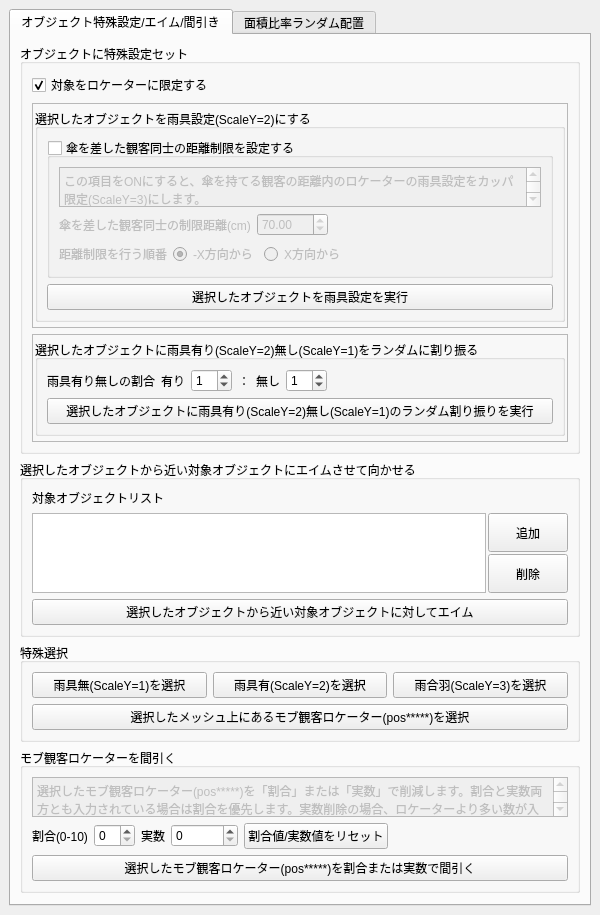
<?xml version="1.0" encoding="UTF-8"?>
<ui version="4.0">
 <class>MainWindow</class>
 <widget class="QMainWindow" name="MainWindow">
  <property name="geometry">
   <rect>
    <x>0</x>
    <y>0</y>
    <width>600</width>
    <height>827</height>
   </rect>
  </property>
  <property name="minimumSize">
   <size>
    <width>600</width>
    <height>0</height>
   </size>
  </property>
  <property name="windowTitle">
   <string>モブ観客設定ツール</string>
  </property>
  <widget class="QWidget" name="centralwidget">
   <layout class="QVBoxLayout" name="verticalLayout_12">
    <item>
     <widget class="QTabWidget" name="tabWidget">
      <property name="currentIndex">
       <number>0</number>
      </property>
      <widget class="QWidget" name="tab_3">
       <attribute name="title">
        <string>オブジェクト特殊設定/エイム/間引き</string>
       </attribute>
       <layout class="QVBoxLayout" name="verticalLayout" stretch="0,0,0,0,1">
        <item>
         <widget class="QGroupBox" name="groupBox_2">
          <property name="title">
           <string>オブジェクトに特殊設定セット</string>
          </property>
          <layout class="QVBoxLayout" name="verticalLayout_3">
           <property name="spacing">
            <number>6</number>
           </property>
           <item>
            <layout class="QHBoxLayout" name="horizontalLayout_6">
             <item>
              <widget class="QCheckBox" name="limit_tgt_to_loc_cb">
               <property name="text">
                <string>対象をロケーターに限定する</string>
               </property>
               <property name="checked">
                <bool>true</bool>
               </property>
              </widget>
             </item>
             <item>
              <spacer name="horizontalSpacer_4">
               <property name="orientation">
                <enum>Qt::Horizontal</enum>
               </property>
               <property name="sizeHint" stdset="0">
                <size>
                 <width>40</width>
                 <height>20</height>
                </size>
               </property>
              </spacer>
             </item>
            </layout>
           </item>
           <item>
            <widget class="QFrame" name="frame">
             <property name="frameShape">
              <enum>QFrame::StyledPanel</enum>
             </property>
             <property name="frameShadow">
              <enum>QFrame::Raised</enum>
             </property>
             <layout class="QVBoxLayout" name="verticalLayout_6">
              <property name="spacing">
               <number>2</number>
              </property>
              <property name="leftMargin">
               <number>2</number>
              </property>
              <property name="topMargin">
               <number>5</number>
              </property>
              <property name="rightMargin">
               <number>2</number>
              </property>
              <property name="bottomMargin">
               <number>5</number>
              </property>
              <item>
               <widget class="QGroupBox" name="rein_gear_setting_cb">
                <property name="title">
                 <string>選択したオブジェクトを雨具設定(ScaleY=2)にする</string>
                </property>
                <property name="checkable">
                 <bool>false</bool>
                </property>
                <property name="checked">
                 <bool>false</bool>
                </property>
                <layout class="QVBoxLayout" name="verticalLayout_2">
                 <property name="spacing">
                  <number>6</number>
                 </property>
                 <item>
                  <widget class="QGroupBox" name="rein_gear_distance_setting_cb">
                   <property name="title">
                    <string>傘を差した観客同士の距離制限を設定する</string>
                   </property>
                   <property name="checkable">
                    <bool>true</bool>
                   </property>
                   <property name="checked">
                    <bool>false</bool>
                   </property>
                   <layout class="QVBoxLayout" name="verticalLayout_4">
                    <property name="spacing">
                     <number>6</number>
                    </property>
                    <item>
                     <widget class="QTextEdit" name="textEdit">
                      <property name="sizePolicy">
                       <sizepolicy hsizetype="Expanding" vsizetype="Expanding">
                        <horstretch>0</horstretch>
                        <verstretch>0</verstretch>
                       </sizepolicy>
                      </property>
                      <property name="minimumSize">
                       <size>
                        <width>0</width>
                        <height>40</height>
                       </size>
                      </property>
                      <property name="maximumSize">
                       <size>
                        <width>16777215</width>
                        <height>40</height>
                       </size>
                      </property>
                      <property name="html">
                       <string>&lt;!DOCTYPE HTML PUBLIC &quot;-//W3C//DTD HTML 4.0//EN&quot; &quot;http://www.w3.org/TR/REC-html40/strict.dtd&quot;&gt;
&lt;html&gt;&lt;head&gt;&lt;meta name=&quot;qrichtext&quot; content=&quot;1&quot; /&gt;&lt;style type=&quot;text/css&quot;&gt;
p, li { white-space: pre-wrap; }
&lt;/style&gt;&lt;/head&gt;&lt;body style=&quot; font-family:'MS UI Gothic'; font-size:9pt; font-weight:400; font-style:normal;&quot;&gt;
&lt;p style=&quot; margin-top:0px; margin-bottom:0px; margin-left:0px; margin-right:0px; -qt-block-indent:0; text-indent:0px;&quot;&gt;この項目をONにすると、傘を持てる観客の距離内のロケーターの雨具設定をカッパ限定(ScaleY=3)にします。&lt;/p&gt;
&lt;p style=&quot;-qt-paragraph-type:empty; margin-top:0px; margin-bottom:0px; margin-left:0px; margin-right:0px; -qt-block-indent:0; text-indent:0px;&quot;&gt;&lt;br /&gt;&lt;/p&gt;&lt;/body&gt;&lt;/html&gt;</string>
                      </property>
                      <property name="textInteractionFlags">
                       <set>Qt::NoTextInteraction</set>
                      </property>
                     </widget>
                    </item>
                    <item>
                     <layout class="QHBoxLayout" name="horizontalLayout">
                      <item>
                       <widget class="QLabel" name="label">
                        <property name="text">
                         <string>傘を差した観客同士の制限距離(cm)</string>
                        </property>
                       </widget>
                      </item>
                      <item>
                       <widget class="QDoubleSpinBox" name="audience_distance_setting_sb">
                        <property name="decimals">
                         <number>2</number>
                        </property>
                        <property name="maximum">
                         <double>1000.000000000000000</double>
                        </property>
                        <property name="value">
                         <double>70.000000000000000</double>
                        </property>
                       </widget>
                      </item>
                      <item>
                       <spacer name="horizontalSpacer">
                        <property name="orientation">
                         <enum>Qt::Horizontal</enum>
                        </property>
                        <property name="sizeHint" stdset="0">
                         <size>
                          <width>40</width>
                          <height>20</height>
                         </size>
                        </property>
                       </spacer>
                      </item>
                     </layout>
                    </item>
                    <item>
                     <layout class="QHBoxLayout" name="horizontalLayout_2">
                      <item>
                       <widget class="QLabel" name="label_2">
                        <property name="text">
                         <string>距離制限を行う順番</string>
                        </property>
                       </widget>
                      </item>
                      <item>
                       <widget class="QRadioButton" name="minus_x_rb">
                        <property name="text">
                         <string>-X方向から</string>
                        </property>
                        <property name="checked">
                         <bool>true</bool>
                        </property>
                       </widget>
                      </item>
                      <item>
                       <widget class="QRadioButton" name="plus_x_rb">
                        <property name="text">
                         <string>X方向から</string>
                        </property>
                       </widget>
                      </item>
                      <item>
                       <spacer name="horizontalSpacer_2">
                        <property name="orientation">
                         <enum>Qt::Horizontal</enum>
                        </property>
                        <property name="sizeHint" stdset="0">
                         <size>
                          <width>40</width>
                          <height>20</height>
                         </size>
                        </property>
                       </spacer>
                      </item>
                     </layout>
                    </item>
                   </layout>
                  </widget>
                 </item>
                 <item>
                  <widget class="QPushButton" name="exec_set_setting_button">
                   <property name="text">
                    <string>選択したオブジェクトを雨具設定を実行</string>
                   </property>
                  </widget>
                 </item>
                </layout>
               </widget>
              </item>
             </layout>
            </widget>
           </item>
           <item>
            <widget class="QFrame" name="frame_2">
             <property name="frameShape">
              <enum>QFrame::StyledPanel</enum>
             </property>
             <property name="frameShadow">
              <enum>QFrame::Raised</enum>
             </property>
             <layout class="QVBoxLayout" name="verticalLayout_7">
              <property name="spacing">
               <number>2</number>
              </property>
              <property name="leftMargin">
               <number>2</number>
              </property>
              <property name="topMargin">
               <number>5</number>
              </property>
              <property name="rightMargin">
               <number>2</number>
              </property>
              <property name="bottomMargin">
               <number>5</number>
              </property>
              <item>
               <widget class="QGroupBox" name="groupBox">
                <property name="title">
                 <string>選択したオブジェクトに雨具有り(ScaleY=2)無し(ScaleY=1)をランダムに割り振る</string>
                </property>
                <property name="checkable">
                 <bool>false</bool>
                </property>
                <property name="checked">
                 <bool>false</bool>
                </property>
                <layout class="QVBoxLayout" name="verticalLayout_8">
                 <item>
                  <layout class="QHBoxLayout" name="horizontalLayout_4">
                   <item>
                    <widget class="QLabel" name="label_5">
                     <property name="text">
                      <string>雨具有り無しの割合</string>
                     </property>
                    </widget>
                   </item>
                   <item>
                    <widget class="QLabel" name="label_7">
                     <property name="text">
                      <string>有り</string>
                     </property>
                    </widget>
                   </item>
                   <item>
                    <widget class="QSpinBox" name="rain_gear_ratio_sb">
                     <property name="value">
                      <number>1</number>
                     </property>
                    </widget>
                   </item>
                   <item>
                    <widget class="QLabel" name="label_6">
                     <property name="text">
                      <string>：</string>
                     </property>
                    </widget>
                   </item>
                   <item>
                    <widget class="QLabel" name="label_8">
                     <property name="text">
                      <string>無し</string>
                     </property>
                    </widget>
                   </item>
                   <item>
                    <widget class="QSpinBox" name="normal_gear_ratio_sb">
                     <property name="value">
                      <number>1</number>
                     </property>
                    </widget>
                   </item>
                   <item>
                    <spacer name="horizontalSpacer_3">
                     <property name="orientation">
                      <enum>Qt::Horizontal</enum>
                     </property>
                     <property name="sizeHint" stdset="0">
                      <size>
                       <width>40</width>
                       <height>20</height>
                      </size>
                     </property>
                    </spacer>
                   </item>
                  </layout>
                 </item>
                 <item>
                  <widget class="QPushButton" name="exec_set_random_setting_button">
                   <property name="text">
                    <string>選択したオブジェクトに雨具有り(ScaleY=2)無し(ScaleY=1)のランダム割り振りを実行</string>
                   </property>
                  </widget>
                 </item>
                </layout>
               </widget>
              </item>
             </layout>
            </widget>
           </item>
          </layout>
         </widget>
        </item>
        <item>
         <widget class="QGroupBox" name="aim_const_container_box">
          <property name="title">
           <string>選択したオブジェクトから近い対象オブジェクトにエイムさせて向かせる</string>
          </property>
          <layout class="QVBoxLayout" name="aim_const_container_layout">
           <item>
            <widget class="QLabel" name="label_4">
             <property name="text">
              <string>対象オブジェクトリスト</string>
             </property>
            </widget>
           </item>
           <item>
            <layout class="QHBoxLayout" name="horizontalLayout_3">
             <property name="spacing">
              <number>2</number>
             </property>
             <item>
              <widget class="QListWidget" name="aim_target_object_list_wedget">
               <property name="minimumSize">
                <size>
                 <width>0</width>
                 <height>80</height>
                </size>
               </property>
               <property name="maximumSize">
                <size>
                 <width>16777215</width>
                 <height>80</height>
                </size>
               </property>
              </widget>
             </item>
             <item>
              <layout class="QVBoxLayout" name="verticalLayout_5">
               <property name="spacing">
                <number>2</number>
               </property>
               <item>
                <widget class="QPushButton" name="add_aim_target_object_button">
                 <property name="sizePolicy">
                  <sizepolicy hsizetype="Minimum" vsizetype="Preferred">
                   <horstretch>0</horstretch>
                   <verstretch>0</verstretch>
                  </sizepolicy>
                 </property>
                 <property name="text">
                  <string>追加</string>
                 </property>
                </widget>
               </item>
               <item>
                <widget class="QPushButton" name="del_aim_target_object_button">
                 <property name="sizePolicy">
                  <sizepolicy hsizetype="Minimum" vsizetype="Preferred">
                   <horstretch>0</horstretch>
                   <verstretch>0</verstretch>
                  </sizepolicy>
                 </property>
                 <property name="text">
                  <string>削除</string>
                 </property>
                </widget>
               </item>
              </layout>
             </item>
            </layout>
           </item>
           <item>
            <widget class="QPushButton" name="exec_aim_const_button">
             <property name="text">
              <string>選択したオブジェクトから近い対象オブジェクトに対してエイム</string>
             </property>
            </widget>
           </item>
          </layout>
         </widget>
        </item>
        <item>
         <widget class="QGroupBox" name="groupBox_4">
          <property name="title">
           <string>特殊選択</string>
          </property>
          <layout class="QVBoxLayout" name="verticalLayout_13">
           <item>
            <layout class="QHBoxLayout" name="horizontalLayout_9">
             <item>
              <widget class="QPushButton" name="select_normal_locator_button">
               <property name="text">
                <string>雨具無(ScaleY=1)を選択</string>
               </property>
              </widget>
             </item>
             <item>
              <widget class="QPushButton" name="select_rein_gear_button">
               <property name="text">
                <string>雨具有(ScaleY=2)を選択</string>
               </property>
              </widget>
             </item>
             <item>
              <widget class="QPushButton" name="select_reincort_button">
               <property name="text">
                <string>雨合羽(ScaleY=3)を選択</string>
               </property>
              </widget>
             </item>
            </layout>
           </item>
           <item>
            <widget class="QPushButton" name="select_mob_audience_on_mesh_button">
             <property name="text">
              <string>選択したメッシュ上にあるモブ観客ロケーター(pos*****)を選択</string>
             </property>
            </widget>
           </item>
          </layout>
         </widget>
        </item>
        <item>
         <widget class="QGroupBox" name="groupBox_5">
          <property name="title">
           <string>モブ観客ロケーターを間引く</string>
          </property>
          <layout class="QVBoxLayout" name="verticalLayout_14">
           <item>
            <widget class="QTextEdit" name="textEdit_3">
             <property name="enabled">
              <bool>false</bool>
             </property>
             <property name="minimumSize">
              <size>
               <width>0</width>
               <height>40</height>
              </size>
             </property>
             <property name="maximumSize">
              <size>
               <width>16777215</width>
               <height>40</height>
              </size>
             </property>
             <property name="html">
              <string>&lt;!DOCTYPE HTML PUBLIC &quot;-//W3C//DTD HTML 4.0//EN&quot; &quot;http://www.w3.org/TR/REC-html40/strict.dtd&quot;&gt;
&lt;html&gt;&lt;head&gt;&lt;meta name=&quot;qrichtext&quot; content=&quot;1&quot; /&gt;&lt;style type=&quot;text/css&quot;&gt;
p, li { white-space: pre-wrap; }
&lt;/style&gt;&lt;/head&gt;&lt;body style=&quot; font-family:'MS UI Gothic'; font-size:9pt; font-weight:400; font-style:normal;&quot;&gt;
&lt;p style=&quot; margin-top:0px; margin-bottom:0px; margin-left:0px; margin-right:0px; -qt-block-indent:0; text-indent:0px;&quot;&gt;選択したモブ観客ロケーター(pos*****)を「割合」または「実数」で削減します。割合と実数両方とも入力されている場合は割合を優先します。実数削除の場合、ロケーターより多い数が入力されている時は全て削除されます。&lt;/p&gt;&lt;/body&gt;&lt;/html&gt;</string>
             </property>
            </widget>
           </item>
           <item>
            <layout class="QHBoxLayout" name="horizontalLayout_13">
             <item>
              <widget class="QLabel" name="label_9">
               <property name="text">
                <string>割合(0-10)</string>
               </property>
              </widget>
             </item>
             <item>
              <widget class="QSpinBox" name="shave_ratio_sb">
               <property name="maximum">
                <number>10</number>
               </property>
               <property name="value">
                <number>0</number>
               </property>
              </widget>
             </item>
             <item>
              <widget class="QLabel" name="label_11">
               <property name="text">
                <string>実数</string>
               </property>
              </widget>
             </item>
             <item>
              <widget class="QSpinBox" name="shave_count_sb">
               <property name="maximum">
                <number>999999</number>
               </property>
              </widget>
             </item>
             <item>
              <widget class="QPushButton" name="reset_shave_ui_value_button">
               <property name="text">
                <string>割合値/実数値をリセット</string>
               </property>
              </widget>
             </item>
             <item>
              <spacer name="horizontalSpacer_9">
               <property name="orientation">
                <enum>Qt::Horizontal</enum>
               </property>
               <property name="sizeHint" stdset="0">
                <size>
                 <width>40</width>
                 <height>20</height>
                </size>
               </property>
              </spacer>
             </item>
            </layout>
           </item>
           <item>
            <widget class="QPushButton" name="exec_shave_mob_audience_button">
             <property name="text">
              <string>選択したモブ観客ロケーター(pos*****)を割合または実数で間引く</string>
             </property>
            </widget>
           </item>
          </layout>
         </widget>
        </item>
        <item>
         <spacer name="verticalSpacer_3">
          <property name="orientation">
           <enum>Qt::Vertical</enum>
          </property>
          <property name="sizeHint" stdset="0">
           <size>
            <width>20</width>
            <height>40</height>
           </size>
          </property>
         </spacer>
        </item>
       </layout>
      </widget>
      <widget class="QWidget" name="tab_4">
       <attribute name="title">
        <string>面積比率ランダム配置</string>
       </attribute>
       <layout class="QVBoxLayout" name="verticalLayout_9">
        <item>
         <widget class="QGroupBox" name="rp_container_box">
          <property name="title">
           <string>面積比率でランダム配置</string>
          </property>
          <layout class="QVBoxLayout" name="verticalLayout_11">
           <item>
            <layout class="QHBoxLayout" name="add_rpt_button_layout">
             <property name="spacing">
              <number>6</number>
             </property>
             <item>
              <widget class="QLabel" name="label_3">
               <property name="minimumSize">
                <size>
                 <width>100</width>
                 <height>0</height>
                </size>
               </property>
               <property name="text">
                <string>配置MAX個数</string>
               </property>
              </widget>
             </item>
             <item>
              <spacer name="add_rpt_button_layout_spacer">
               <property name="orientation">
                <enum>Qt::Horizontal</enum>
               </property>
               <property name="sizeHint" stdset="0">
                <size>
                 <width>40</width>
                 <height>20</height>
                </size>
               </property>
              </spacer>
             </item>
             <item>
              <widget class="QSpinBox" name="max_placement_value_sb">
               <property name="maximum">
                <number>1000000</number>
               </property>
               <property name="value">
                <number>30000</number>
               </property>
              </widget>
             </item>
             <item>
              <widget class="QLabel" name="label_13">
               <property name="text">
                <string>(個)</string>
               </property>
              </widget>
             </item>
            </layout>
           </item>
           <item>
            <layout class="QHBoxLayout" name="horizontalLayout_5">
             <item>
              <widget class="QLabel" name="label_14">
               <property name="minimumSize">
                <size>
                 <width>100</width>
                 <height>0</height>
                </size>
               </property>
               <property name="text">
                <string>オブジェクト間の距離</string>
               </property>
              </widget>
             </item>
             <item>
              <spacer name="horizontalSpacer_6">
               <property name="orientation">
                <enum>Qt::Horizontal</enum>
               </property>
               <property name="sizeHint" stdset="0">
                <size>
                 <width>40</width>
                 <height>20</height>
                </size>
               </property>
              </spacer>
             </item>
             <item>
              <widget class="QDoubleSpinBox" name="rpt_obj_distance_sb">
               <property name="decimals">
                <number>1</number>
               </property>
               <property name="maximum">
                <double>99999.000000000000000</double>
               </property>
               <property name="value">
                <double>50.000000000000000</double>
               </property>
              </widget>
             </item>
             <item>
              <widget class="QLabel" name="label_15">
               <property name="text">
                <string>(cm) 以上</string>
               </property>
              </widget>
             </item>
            </layout>
           </item>
           <item>
            <layout class="QHBoxLayout" name="horizontalLayout_7">
             <item>
              <widget class="QLabel" name="label_16">
               <property name="text">
                <string>表面積算出の割り率(値が小さくなると面積あたりに置くロケーターの数が増えます)</string>
               </property>
              </widget>
             </item>
             <item>
              <spacer name="horizontalSpacer_7">
               <property name="orientation">
                <enum>Qt::Horizontal</enum>
               </property>
               <property name="sizeHint" stdset="0">
                <size>
                 <width>40</width>
                 <height>20</height>
                </size>
               </property>
              </spacer>
             </item>
             <item>
              <widget class="QSpinBox" name="surface_area_ratio_sb">
               <property name="maximum">
                <number>99999</number>
               </property>
               <property name="value">
                <number>10000</number>
               </property>
              </widget>
             </item>
            </layout>
           </item>
           <item>
            <layout class="QHBoxLayout" name="horizontalLayout_11">
             <property name="spacing">
              <number>2</number>
             </property>
             <item>
              <widget class="QLabel" name="label_10">
               <property name="text">
                <string>天候スイッチ(トグル)</string>
               </property>
              </widget>
             </item>
             <item>
              <widget class="QPushButton" name="rpt_scalex_toggle_button">
               <property name="minimumSize">
                <size>
                 <width>60</width>
                 <height>0</height>
                </size>
               </property>
               <property name="styleSheet">
                <string notr="true">background-color: gray</string>
               </property>
               <property name="text">
                <string>日向(X=1)</string>
               </property>
              </widget>
             </item>
             <item>
              <widget class="QPushButton" name="rpt_scaley_toggle_button">
               <property name="minimumSize">
                <size>
                 <width>60</width>
                 <height>0</height>
                </size>
               </property>
               <property name="styleSheet">
                <string notr="true">background-color: red</string>
               </property>
               <property name="text">
                <string>晴れ(Y=1)</string>
               </property>
              </widget>
             </item>
             <item>
              <spacer name="horizontalSpacer_8">
               <property name="orientation">
                <enum>Qt::Horizontal</enum>
               </property>
               <property name="sizeHint" stdset="0">
                <size>
                 <width>40</width>
                 <height>20</height>
                </size>
               </property>
              </spacer>
             </item>
             <item>
              <widget class="QPushButton" name="reset_rpt_setting_button">
               <property name="text">
                <string>メッシュリストのクリア/天候リセット</string>
               </property>
              </widget>
             </item>
             <item>
              <widget class="QPushButton" name="add_rpt_button">
               <property name="text">
                <string>ターゲットを追加</string>
               </property>
              </widget>
             </item>
            </layout>
           </item>
           <item>
            <widget class="QScrollArea" name="rpt_scroll_area">
             <property name="widgetResizable">
              <bool>true</bool>
             </property>
             <widget class="QWidget" name="rpt_widget_area">
              <property name="geometry">
               <rect>
                <x>0</x>
                <y>0</y>
                <width>536</width>
                <height>290</height>
               </rect>
              </property>
              <layout class="QVBoxLayout" name="rpt_widget_lauout">
               <item>
                <spacer name="verticalSpacer">
                 <property name="orientation">
                  <enum>Qt::Vertical</enum>
                 </property>
                 <property name="sizeHint" stdset="0">
                  <size>
                   <width>20</width>
                   <height>445</height>
                  </size>
                 </property>
                </spacer>
               </item>
              </layout>
             </widget>
            </widget>
           </item>
           <item>
            <widget class="QGroupBox" name="groupBox_3">
             <property name="title">
              <string>重複回避オブジェクリスト</string>
             </property>
             <layout class="QVBoxLayout" name="verticalLayout_10">
              <item>
               <widget class="QTextEdit" name="textEdit_2">
                <property name="enabled">
                 <bool>false</bool>
                </property>
                <property name="minimumSize">
                 <size>
                  <width>0</width>
                  <height>50</height>
                 </size>
                </property>
                <property name="maximumSize">
                 <size>
                  <width>16777215</width>
                  <height>50</height>
                 </size>
                </property>
                <property name="html">
                 <string>&lt;!DOCTYPE HTML PUBLIC &quot;-//W3C//DTD HTML 4.0//EN&quot; &quot;http://www.w3.org/TR/REC-html40/strict.dtd&quot;&gt;
&lt;html&gt;&lt;head&gt;&lt;meta name=&quot;qrichtext&quot; content=&quot;1&quot; /&gt;&lt;style type=&quot;text/css&quot;&gt;
p, li { white-space: pre-wrap; }
&lt;/style&gt;&lt;/head&gt;&lt;body style=&quot; font-family:'MS UI Gothic'; font-size:9pt; font-weight:400; font-style:normal;&quot;&gt;
&lt;p style=&quot; margin-top:0px; margin-bottom:0px; margin-left:0px; margin-right:0px; -qt-block-indent:0; text-indent:0px;&quot;&gt;重複回避を行うオブジェクトを登録して、オブジェクトの「原点」からの回避距離を設定することで回避距離以内にオブジェクトが配置されないようにする。&lt;/p&gt;
&lt;p style=&quot; margin-top:0px; margin-bottom:0px; margin-left:0px; margin-right:0px; -qt-block-indent:0; text-indent:0px;&quot;&gt;登録するだけでは回避されないので要注意。&lt;/p&gt;&lt;/body&gt;&lt;/html&gt;</string>
                </property>
               </widget>
              </item>
              <item>
               <layout class="QHBoxLayout" name="horizontalLayout_10">
                <item>
                 <spacer name="horizontalSpacer_5">
                  <property name="orientation">
                   <enum>Qt::Horizontal</enum>
                  </property>
                  <property name="sizeHint" stdset="0">
                   <size>
                    <width>40</width>
                    <height>20</height>
                   </size>
                  </property>
                 </spacer>
                </item>
                <item>
                 <widget class="QPushButton" name="add_avoidance_obj_button">
                  <property name="text">
                   <string>選択したオブジェクトを回避用オブジェクトを追加</string>
                  </property>
                 </widget>
                </item>
               </layout>
              </item>
              <item>
               <layout class="QHBoxLayout" name="horizontalLayout_8">
                <item>
                 <widget class="QScrollArea" name="scrollArea">
                  <property name="widgetResizable">
                   <bool>true</bool>
                  </property>
                  <widget class="QWidget" name="avoidance_obj_widget_area">
                   <property name="geometry">
                    <rect>
                     <x>0</x>
                     <y>0</y>
                     <width>514</width>
                     <height>169</height>
                    </rect>
                   </property>
                   <layout class="QVBoxLayout" name="avoidance_obj_widget_layout">
                    <item>
                     <spacer name="verticalSpacer_2">
                      <property name="orientation">
                       <enum>Qt::Vertical</enum>
                      </property>
                      <property name="sizeHint" stdset="0">
                       <size>
                        <width>20</width>
                        <height>93</height>
                       </size>
                      </property>
                     </spacer>
                    </item>
                   </layout>
                  </widget>
                 </widget>
                </item>
               </layout>
              </item>
             </layout>
            </widget>
           </item>
           <item>
            <widget class="QPushButton" name="exec_rp_button">
             <property name="text">
              <string>ランダム配置を実行</string>
             </property>
            </widget>
           </item>
          </layout>
         </widget>
        </item>
       </layout>
      </widget>
     </widget>
    </item>
   </layout>
  </widget>
 </widget>
 <resources/>
 <connections/>
</ui>
